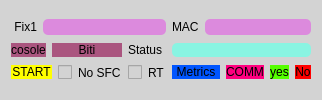
            <widget class="QFrame" name="fix_mp_7">
             <property name="styleSheet">
              <string notr="true">border-radius:5px;
background-color: rgb(211, 211, 211);</string>
             </property>
             <property name="frameShape">
              <enum>QFrame::StyledPanel</enum>
             </property>
             <property name="frameShadow">
              <enum>QFrame::Raised</enum>
             </property>
             <layout class="QGridLayout" name="gridLayout_18">
              <property name="verticalSpacing">
               <number>0</number>
              </property>
              <item row="0" column="0">
               <widget class="QLabel" name="label_30">
                <property name="styleSheet">
                 <string notr="true">background-color: rgba(255, 222, 222, 0);
color: rgb(0, 0, 0);</string>
                </property>
                <property name="text">
                 <string> Fix1</string>
                </property>
               </widget>
              </item>
              <item row="0" column="1" colspan="4">
               <widget class="QLineEdit" name="msn1_13">
                <property name="styleSheet">
                 <string notr="true">background-color: rgb(220, 138, 221);</string>
                </property>
               </widget>
              </item>
              <item row="0" column="5">
               <widget class="QLabel" name="mc_tpm_13">
                <property name="styleSheet">
                 <string notr="true">color: rgb(0, 0, 0);background-color: rgba(255, 222, 222, 0);</string>
                </property>
                <property name="text">
                 <string>MAC</string>
                </property>
               </widget>
              </item>
              <item row="0" column="6" colspan="4">
               <widget class="QLineEdit" name="mc1_13">
                <property name="styleSheet">
                 <string notr="true">background-color: rgb(220, 138, 221);</string>
                </property>
               </widget>
              </item>
              <item row="1" column="0" colspan="2">
               <widget class="QPushButton" name="mp_console_8">
                <property name="styleSheet">
                 <string notr="true">QPushButton{
	color: rgb(0, 0, 0);
	background-color: rgb(170, 85, 127);
border-radius:10px;
}
QPushButton:hover{
		color: rgb(0, 0, 0);
border-radius:10px;
	background-color: qconicalgradient(cx:0.5, cy:0.5, angle:0, stop:0 rgba(255, 0, 0, 255), stop:0.166 rgba(255, 255, 0, 255), stop:0.333 rgba(0, 255, 0, 255), stop:0.5 rgba(0, 255, 255, 255), stop:0.666 rgba(0, 0, 255, 255), stop:0.833 rgba(255, 0, 255, 255), stop:1 rgba(255, 0, 0, 255));
}
</string>
                </property>
                <property name="text">
                 <string>cosole</string>
                </property>
               </widget>
              </item>
              <item row="1" column="2" colspan="2">
               <widget class="QPushButton" name="mp_biti_8">
                <property name="styleSheet">
                 <string notr="true">QPushButton{
	color: rgb(0, 0, 0);
	background-color: rgb(170, 85, 127);
border-radius:10px;
}
QPushButton:hover{
		color: rgb(0, 0, 0);
border-radius:10px;
	background-color: qconicalgradient(cx:0.5, cy:0.5, angle:0, stop:0 rgba(255, 0, 0, 255), stop:0.166 rgba(255, 255, 0, 255), stop:0.333 rgba(0, 255, 0, 255), stop:0.5 rgba(0, 255, 255, 255), stop:0.666 rgba(0, 0, 255, 255), stop:0.833 rgba(255, 0, 255, 255), stop:1 rgba(255, 0, 0, 255));
}
</string>
                </property>
                <property name="text">
                 <string>Biti</string>
                </property>
               </widget>
              </item>
              <item row="1" column="4">
               <widget class="QLabel" name="mc_tpm_33">
                <property name="styleSheet">
                 <string notr="true">color: rgb(0, 0, 0);background-color: rgba(255, 222, 222, 0);</string>
                </property>
                <property name="text">
                 <string>Status</string>
                </property>
               </widget>
              </item>
              <item row="1" column="5" colspan="5">
               <widget class="QLabel" name="status_mpmb_13">
                <property name="styleSheet">
                 <string notr="true">background-color: rgba(111, 255, 231, 190);</string>
                </property>
                <property name="text">
                 <string/>
                </property>
               </widget>
              </item>
              <item row="2" column="0" colspan="10">
               <layout class="QVBoxLayout" name="mpcon_13"/>
              </item>
              <item row="3" column="0" colspan="3">
               <widget class="QPushButton" name="mp_start_13">
                <property name="styleSheet">
                 <string notr="true">QPushButton{
	color: rgb(0, 0, 0);
	background-color: rgb(255, 255, 0);
border-radius:10px;
}
QPushButton:hover{
		color: rgb(0, 0, 0);
border-radius:10px;
	background-color: qconicalgradient(cx:0.5, cy:0.5, angle:0, stop:0 rgba(255, 0, 0, 255), stop:0.166 rgba(255, 255, 0, 255), stop:0.333 rgba(0, 255, 0, 255), stop:0.5 rgba(0, 255, 255, 255), stop:0.666 rgba(0, 0, 255, 255), stop:0.833 rgba(255, 0, 255, 255), stop:1 rgba(255, 0, 0, 255));
}
</string>
                </property>
                <property name="text">
                 <string>START</string>
                </property>
               </widget>
              </item>
              <item row="3" column="3">
               <widget class="QCheckBox" name="cb_no_sfc_13">
                <property name="styleSheet">
                 <string notr="true">color: rgb(0, 0, 0);</string>
                </property>
                <property name="text">
                 <string>No SFC</string>
                </property>
               </widget>
              </item>
              <item row="3" column="4">
               <widget class="QCheckBox" name="cb_rt_13">
                <property name="styleSheet">
                 <string notr="true">color: rgb(0, 0, 0);</string>
                </property>
                <property name="text">
                 <string>RT</string>
                </property>
               </widget>
              </item>
              <item row="3" column="5" colspan="2">
               <widget class="QPushButton" name="mp_mentrics_13">
                <property name="styleSheet">
                 <string notr="true">QPushButton{
	
	background-color: rgb(0, 85, 255);

border-radius:10px;
}
QPushButton:hover{
	
	
	background-color: rgb(85, 170, 255);
border-radius:10px;
}
</string>
                </property>
                <property name="text">
                 <string>Metrics</string>
                </property>
               </widget>
              </item>
              <item row="3" column="7">
               <widget class="QPushButton" name="mp_comm_13">
                <property name="styleSheet">
                 <string notr="true">QPushButton{
	background-color: rgb(255, 0, 127);
border-radius:10px;
}
QPushButton:hover{
	
border-radius:10px;
	background-color: rgb(255, 85, 255);
}
</string>
                </property>
                <property name="text">
                 <string>COMM</string>
                </property>
               </widget>
              </item>
              <item row="3" column="8">
               <widget class="QPushButton" name="bt_yes_13">
                <property name="styleSheet">
                 <string notr="true">QPushButton{
	background-color: rgb(85, 255, 0);

border-radius:10px;
}
QPushButton:hover{
	
	background-color: rgb(85, 255, 127);
border-radius:10px;
}
</string>
                </property>
                <property name="text">
                 <string>yes</string>
                </property>
               </widget>
              </item>
              <item row="3" column="9">
               <widget class="QPushButton" name="bt_no_13">
                <property name="styleSheet">
                 <string notr="true">QPushButton{
	background-color: rgb(255, 0, 0);
border-radius:10px;
}
QPushButton:hover{
	background-color: rgb(170, 0, 0);
border-radius:10px;
}
</string>
                </property>
                <property name="text">
                 <string>No</string>
                </property>
               </widget>
              </item>
             </layout>
            </widget>
